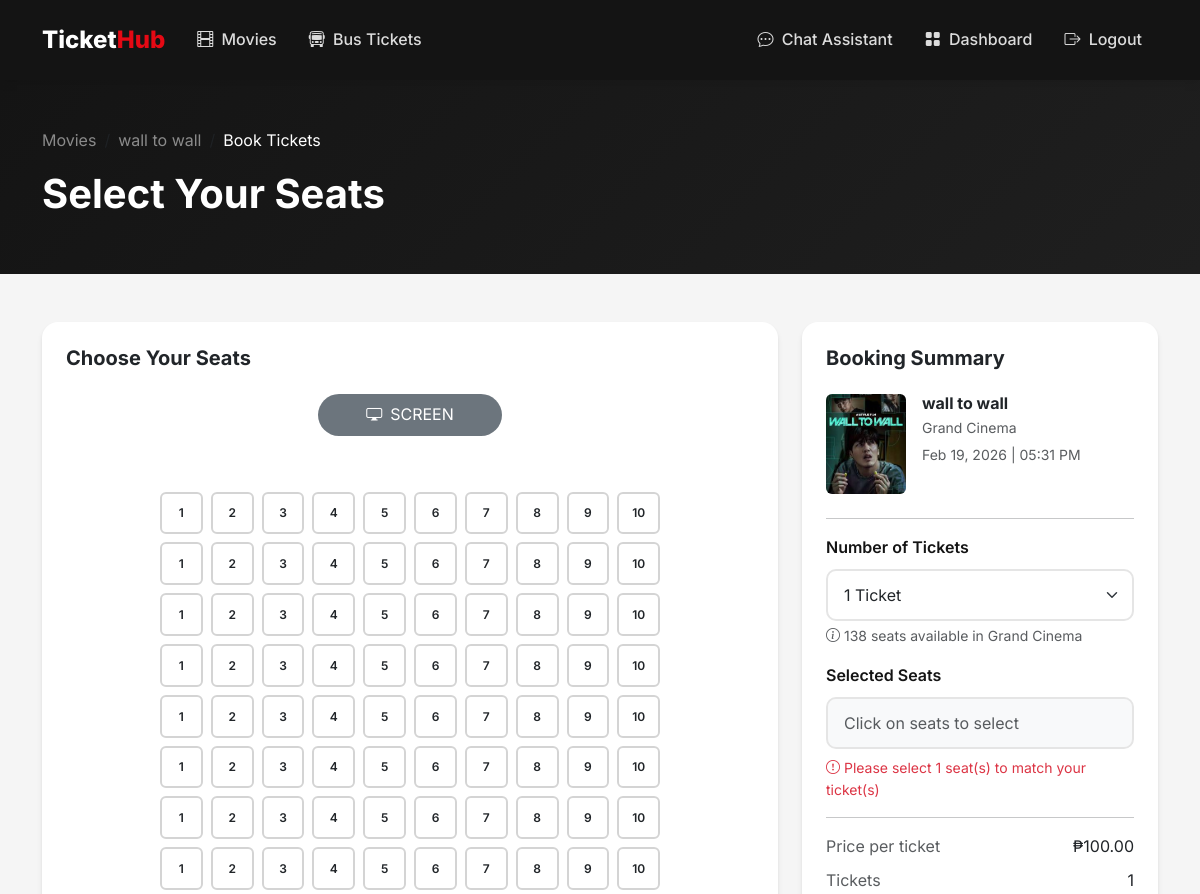
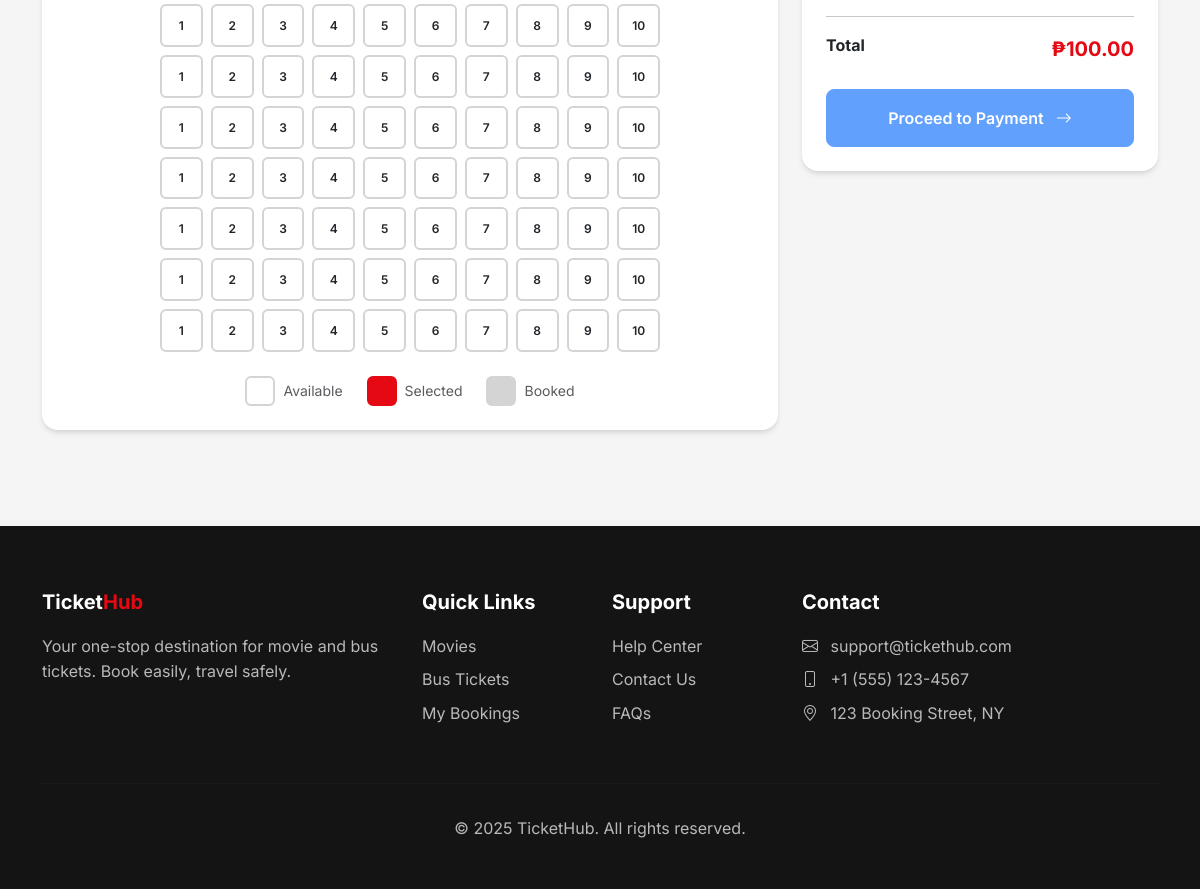
Page /movies/book/1 (signed in) on the committed database (2 pictures, top to bottom).
### flask_app/app.py (models this page shows)
class Movie(db.Model):
    id = db.Column(db.Integer, primary_key=True)
    title = db.Column(db.String(200), nullable=False)
    description = db.Column(db.Text)
    genre = db.Column(db.String(100))
    duration = db.Column(db.Integer)  # in minutes
    rating = db.Column(db.String(10))  # PG, PG-13, R, etc.
    poster_image = db.Column(db.String(255))
    trailer_url = db.Column(db.String(255))
    release_date = db.Column(db.Date)
    is_active = db.Column(db.Boolean, default=True)
    created_at = db.Column(db.DateTime, default=datetime.utcnow)
    showtimes = db.relationship('Showtime', backref='movie', lazy=True, cascade='all, delete-orphan')

class Cinema(db.Model):
    id = db.Column(db.Integer, primary_key=True)
    name = db.Column(db.String(100), nullable=False)
    location = db.Column(db.String(200))
    total_seats = db.Column(db.Integer, default=100)
    showtimes = db.relationship('Showtime', backref='cinema', lazy=True)

class Showtime(db.Model):
    id = db.Column(db.Integer, primary_key=True)
    movie_id = db.Column(db.Integer, db.ForeignKey('movie.id'), nullable=False)
    cinema_id = db.Column(db.Integer, db.ForeignKey('cinema.id'), nullable=False)
    show_date = db.Column(db.Date, nullable=False)
    show_time = db.Column(db.Time, nullable=False)
    price = db.Column(db.Float, nullable=False)
    available_seats = db.Column(db.Integer)
    bookings = db.relationship('MovieBooking', backref='showtime', lazy=True)

### flask_app/app.py (the view, shortened to what this page needs)
@app.route('/movies/book/<int:showtime_id>', methods=['GET', 'POST'])
@login_required
def book_movie(showtime_id):
    showtime = Showtime.query.get_or_404(showtime_id)
    total_seats = get_showtime_total_seats(showtime)
    reserved_seats, reserved_unknown = get_reserved_movie_seats(showtime_id, statuses=['pending', 'paid', 'completed'])
    remaining = max(0, int(total_seats) - len(reserved_seats) - int(reserved_unknown))
    return render_template('movies/book.html', showtime=showtime, cinema_total_seats=total_seats, seats_remaining=remaining)

### flask_app/app.py (called while the page is built)
@login_manager.user_loader
def load_user(user_id):
    return User.query.get(int(user_id))

def get_showtime_total_seats(showtime):
    try:
        if showtime.cinema and showtime.cinema.total_seats:
            return int(showtime.cinema.total_seats)
    except Exception:
        pass
    return int(showtime.available_seats or 0)

def get_reserved_movie_seats(showtime_id, statuses=None):
    if not statuses:
        statuses = ['pending', 'paid', 'completed']
    reserved = set()
    unknown = 0
    bookings = MovieBooking.query.filter(
        MovieBooking.showtime_id == showtime_id,
        MovieBooking.payment_status.in_(statuses)
    ).all()
    for b in bookings:
        if b.seat_numbers:
            for s in b.seat_numbers.split(','):
                s2 = (s or '').strip()
                if s2:
                    reserved.add(s2)
        else:
            unknown += int(b.num_tickets or 0)
    return reserved, unknown

### flask_app/templates/movies/book.html (shortened to what this page needs)
{% extends 'base.html' %}
{% set total_seats = (cinema_total_seats|default(showtime.cinema.total_seats|default(showtime.available_seats|default(0))))|int %}
{% set seats_remaining = (seats_remaining|default(total_seats))|int %}
{% set price = (showtime.price|default(0)) %}
{% block content %}
<section class="py-5" style="background: linear-gradient(135deg, var(--dark) 0%, var(--dark-lighter) 100%);">
    <div class="container">
        <nav aria-label="breadcrumb">
            <ol class="breadcrumb mb-3">
                <li class="breadcrumb-item"><a href="{{ url_for('movies') }}" class="text-white-50">Movies</a></li>
                <li class="breadcrumb-item"><a href="{{ url_for('movie_detail', movie_id=showtime.movie.id) }}" class="text-white-50">{{ showtime.movie.title }}</a></li>
                <li class="breadcrumb-item active text-white">Book Tickets</li>
            </ol>
        </nav>
        <h1 class="text-white fw-bold">Select Your Seats</h1>
    </div>
</section>
<section class="py-5">
    <div class="container">
        <div class="row g-4">
            <div class="col-lg-8">
                <div class="card">
                    <div class="card-body p-4">
                        <h5 class="fw-bold mb-4">Choose Your Seats</h5>
                        <div class="text-center mb-5">
                            <div class="py-2 px-5 bg-secondary text-white rounded-pill d-inline-block mb-2">
                                <i class="bi bi-display me-2"></i>SCREEN
                            </div>
                        </div>
                        <div class="seat-grid mb-4" id="seatGrid">
                            {% set cols = 10 %}
                            {% set rows = ((total_seats + cols - 1) // cols)|int if total_seats > 0 else 1 %}
                            {% for row in range(1, rows + 1) %}
                                {% for col in range(1, cols + 1) %}
                                    {% set seat_index = (row - 1) * cols + col %}
                                    {% if seat_index <= total_seats %}
                                        {% set seat_num = row|string ~ '-' ~ col|string %}
                                        <div class="seat" data-seat="{{ seat_num }}" data-row="{{ row }}" data-col="{{ col }}">
                                            {{ col }}
                                        </div>
                                    {% else %}
                                        <div class="seat empty" aria-hidden="true" style="visibility: hidden; cursor: default;"></div>
                                    {% endif %}
                                {% endfor %}
                            {% endfor %}
                        </div>
                        <div class="d-flex justify-content-center gap-4 mt-4">
                            <div class="d-flex align-items-center gap-2">
                                <div class="seat" style="width: 30px; height: 30px; cursor: default;"></div>
                                <span class="text-muted small">Available</span>
                            </div>
                            <div class="d-flex align-items-center gap-2">
                                <div class="seat selected" style="width: 30px; height: 30px; cursor: default;"></div>
                                <span class="text-muted small">Selected</span>
                            </div>
                            <div class="d-flex align-items-center gap-2">
                                <div class="seat booked" style="width: 30px; height: 30px; cursor: default;"></div>
                                <span class="text-muted small">Booked</span>
                            </div>
                        </div>
                    </div>
                </div>
            </div>
            <div class="col-lg-4">
                <div class="card sticky-top" style="top: 100px;">
                    <div class="card-body p-4">
                        <h5 class="fw-bold mb-4">Booking Summary</h5>
                        <div class="d-flex gap-3 mb-4">
                            {% if showtime.movie.poster_image %}
                                <img src="{{ url_for('static', filename='uploads/' + showtime.movie.poster_image) }}" class="rounded" style="width: 80px; height: 100px; object-fit: cover;" alt="Poster for {{ showtime.movie.title }}">
                            {% else %}
                                <div class="bg-secondary rounded d-flex align-items-center justify-content-center" style="width: 80px; height: 100px;">
                                    <i class="bi bi-film text-white"></i>
                                </div>
                            {% endif %}
                            <div>
                                <h6 class="fw-bold mb-1">{{ showtime.movie.title }}</h6>
                                <p class="text-muted small mb-1">{{ showtime.cinema.name }}</p>
                                <p class="text-muted small mb-0">
                                    {{ showtime.show_date.strftime('%b %d, %Y') }} | {{ showtime.show_time.strftime('%I:%M %p') }}
                                </p>
                            </div>
                        </div>
                        <hr>
                        <form method="POST" action="{{ url_for('book_movie', showtime_id=showtime.id) }}" id="bookingForm">
                            <div class="mb-3">
                                <label class="form-label">Number of Tickets</label>
                                <select class="form-select" name="num_tickets" id="numTickets">
                                    {% if seats_remaining > 0 %}
                                        {% set max_tickets = seats_remaining %}
                                        {% for i in range(1, max_tickets + 1) %}
                                            <option value="{{ i }}">{{ i }} {% if i == 1 %}Ticket{% else %}Tickets{% endif %}</option>
                                        {% endfor %}
                                    {% else %}
                                        <option value="0" selected disabled>Sold out</option>
                                    {% endif %}
                                </select>
                                <small class="text-muted d-block mt-1">
                                    <i class="bi bi-info-circle"></i> {{ seats_remaining }} seats available in {{ showtime.cinema.name }}
                                </small>
                            </div>
                            <div class="mb-3">
                                <label class="form-label">Selected Seats</label>
                                <div class="form-control bg-light" id="selectedSeatsDisplay" style="min-height: 44px;">
                                    <span class="text-muted">Click on seats to select</span>
                                </div>
                                <div id="validationError" class="invalid-feedback d-block mt-2" style="display: none; color: #dc3545;">
                                    <i class="bi bi-exclamation-circle"></i> Please select <span id="requiredCount">1</span> seat(s) to match your ticket(s)
                                </div>
                            </div>
                            <hr>
                            <div class="d-flex justify-content-between mb-2">
                                <span class="text-muted">Price per ticket</span>
                                <span>₱{{ "%.2f"|format(price) }}</span>
                            </div>
                            <div class="d-flex justify-content-between mb-2">
                                <span class="text-muted">Tickets</span>
                                <span id="ticketCount">1</span>
                            </div>
                            <hr>
                            <div class="d-flex justify-content-between mb-4">
                                <span class="fw-bold">Total</span>
                                <span class="fw-bold fs-5" style="color: var(--primary);" id="totalPrice">₱{{ "%.2f"|format(price) }}</span>
                            </div>
                            <button type="submit" class="btn btn-primary w-100 py-3" id="submitBtn" disabled>
                                Proceed to Payment <i class="bi bi-arrow-right ms-2"></i>
                            </button>
                        </form>
                    </div>
                </div>
            </div>
        </div>
    </div>
</section>
{% endblock %}

### flask_app/static/css/main.css (style rules this page uses)
:root { --primary: #E50914; --primary-dark: #B20710; --secondary: #0A84FF; --dark: #141414; --dark-lighter: #1F1F1F; --gray-100: #F5F5F5; --gray-200: #E5E5E5; --gray-300: #D4D4D4; --gray-600: #6B7280; --gray-800: #2D2D2D; --success: #22C55E; --warning: #F59E0B; }
* { margin: 0; padding: 0; box-sizing: border-box; }
body { font-family: 'Inter', -apple-system, BlinkMacSystemFont, sans-serif; background-color: var(--gray-100); color: var(--dark); line-height: 1.6; }
.btn-primary { background: var(--primary); border-color: var(--primary); font-weight: 600; padding: 0.625rem 1.5rem; border-radius: 8px; transition: all 0.2s ease; }
.card { border: none; border-radius: 16px; box-shadow: 0 4px 6px -1px rgba(0,0,0,0.1), 0 2px 4px -1px rgba(0,0,0,0.06); transition: all 0.3s ease; overflow: hidden; }
.form-control, .form-select { border: 2px solid var(--gray-200); border-radius: 10px; padding: 0.75rem 1rem; font-size: 1rem; transition: all 0.2s ease; }
.form-label { font-weight: 600; margin-bottom: 0.5rem; color: var(--dark); }
.seat-grid { display: grid; grid-template-columns: repeat(10, 1fr); gap: 0.5rem; max-width: 500px; margin: 0 auto; }
.seat { aspect-ratio: 1; border: 2px solid var(--gray-300); border-radius: 6px; display: flex; align-items: center; justify-content: center; font-size: 0.75rem; font-weight: 600; cursor: pointer; transition: all 0.2s ease; }
.seat.selected { background: var(--primary); border-color: var(--primary); color: #fff; }
.seat.booked { background: var(--gray-300); cursor: not-allowed; }
.card { border-radius: 16px; box-shadow: 0 4px 12px rgba(0,0,0,0.07); border: none; }
.form-label { font-weight: 600; color: #222; }
.form-control, .form-select { border-radius: 10px; border: 2px solid #e5e5e5; font-size: 1rem; padding: 0.75rem 1rem; transition: border-color 0.2s; }
.btn-primary { background: #E50914; border-color: #E50914; font-weight: 600; border-radius: 8px; transition: background 0.2s; }
.breadcrumb { background: transparent; font-size: 1rem; padding: 0; margin-bottom: 0.5rem; }
.breadcrumb-item a { color: #0A84FF; text-decoration: none; }
.breadcrumb-item.active { color: #6B7280; }
.fw-bold { font-weight: 700 !important; }

### flask_app/templates/base.html (style rules this page uses)
:root { --primary: #E50914; --primary-dark: #B20710; --secondary: #0A84FF; --dark: #141414; --dark-lighter: #1F1F1F; --gray-100: #F5F5F5; --gray-200: #E5E5E5; --gray-300: #D4D4D4; --gray-600: #6B7280; --gray-800: #2D2D2D; --success: #22C55E; --warning: #F59E0B; }
* { margin: 0; padding: 0; box-sizing: border-box; }
body { font-family: 'Inter', -apple-system, BlinkMacSystemFont, sans-serif; background-color: var(--gray-100); color: var(--dark); line-height: 1.6; }
.btn-primary { background: var(--primary); border-color: var(--primary); font-weight: 600; padding: 0.625rem 1.5rem; border-radius: 8px; transition: all 0.2s ease; }
.card { border: none; border-radius: 16px; box-shadow: 0 4px 6px -1px rgba(0,0,0,0.1), 0 2px 4px -1px rgba(0,0,0,0.06); transition: all 0.3s ease; overflow: hidden; }
.form-control, .form-select { border: 2px solid var(--gray-200); border-radius: 10px; padding: 0.75rem 1rem; font-size: 1rem; transition: all 0.2s ease; }
.form-label { font-weight: 600; margin-bottom: 0.5rem; color: var(--dark); }
.seat-grid { display: grid; grid-template-columns: repeat(10, 1fr); gap: 0.5rem; max-width: 500px; margin: 0 auto; }
.seat { aspect-ratio: 1; border: 2px solid var(--gray-300); border-radius: 6px; display: flex; align-items: center; justify-content: center; font-size: 0.75rem; font-weight: 600; cursor: pointer; transition: all 0.2s ease; }
.seat.selected { background: var(--primary); border-color: var(--primary); color: #fff; }
.seat.booked { background: var(--gray-300); cursor: not-allowed; }

### rows in the picture
Movie: movie "wall to wall", poster_image (picture)
Cinema: cinema.name "Grand Cinema"
Showtime: show_date "Feb 19, 2026", show_time "05:31 PM", price "100.00"

### other values in the picture
{{ col }} "1" "2" "3" "4" "5" "6" "7" "8" "9" "10" "1" "2" "3" "4" "5" "6" "7" "8" "9" "10" "1" "2" "3" "4" "5" "6" "7" "8" "9" "10" "1" "2" "3" "4" "5" "6" "7" "8" "9" "10" "1" "2" "3" "4" "5" "6" "7" "8" "9" "10" "1" "2" "3" "4" "5" "6" "7" "8" "9" "10" "1" "2" "3" "4" "5" "6" "7" "8" "9" "10" "1" "2" "3" "4" "5" "6" "7" "8" "9" "10" "1" "2" "3" "4" "5" "6" "7" "8" "9" "10" "1" "2" "3" "4" "5" "6" "7" "8" "9" "10" "1" "2" "3" "4" "5" "6" "7" "8" "9" "10" "1" "2" "3" "4" "5" "6" "7" "8" "9" "10" "1" "2" "3" "4" "5" "6" "7" "8" "9" "10" "1" "2" "3" "4" "5" "6" "7" "8" "9" "10" "1" "2" "3" "4" "5" "6" "7" "8" "9" "10"
{{ seats_remaining }} "138"
form field num_tickets "1 Ticket"
